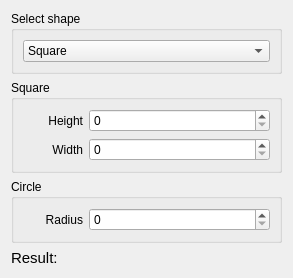
<?xml version="1.0" encoding="UTF-8"?>
<ui version="4.0">
 <class>Form</class>
 <widget class="QWidget" name="Form">
  <property name="geometry">
   <rect>
    <x>0</x>
    <y>0</y>
    <width>293</width>
    <height>251</height>
   </rect>
  </property>
  <property name="windowTitle">
   <string>Form</string>
  </property>
  <layout class="QVBoxLayout" name="verticalLayout_4">
   <item>
    <widget class="QGroupBox" name="groupBox">
     <property name="title">
      <string>Select shape </string>
     </property>
     <layout class="QVBoxLayout" name="verticalLayout">
      <item>
       <widget class="QComboBox" name="cb_select_shape">
        <item>
         <property name="text">
          <string>Square</string>
         </property>
        </item>
        <item>
         <property name="text">
          <string>Circle</string>
         </property>
        </item>
       </widget>
      </item>
     </layout>
    </widget>
   </item>
   <item>
    <widget class="QGroupBox" name="gb_square">
     <property name="title">
      <string>Square</string>
     </property>
     <layout class="QVBoxLayout" name="verticalLayout_2">
      <item>
       <layout class="QHBoxLayout" name="horizontalLayout" stretch="0,1">
        <item>
         <widget class="QLabel" name="label">
          <property name="minimumSize">
           <size>
            <width>60</width>
            <height>0</height>
           </size>
          </property>
          <property name="text">
           <string>Height</string>
          </property>
          <property name="alignment">
           <set>Qt::AlignRight|Qt::AlignTrailing|Qt::AlignVCenter</set>
          </property>
         </widget>
        </item>
        <item>
         <widget class="QSpinBox" name="sb_height">
          <property name="maximum">
           <number>999999999</number>
          </property>
         </widget>
        </item>
       </layout>
      </item>
      <item>
       <layout class="QHBoxLayout" name="horizontalLayout_2" stretch="0,1">
        <item>
         <widget class="QLabel" name="label_2">
          <property name="minimumSize">
           <size>
            <width>60</width>
            <height>0</height>
           </size>
          </property>
          <property name="text">
           <string>Width</string>
          </property>
          <property name="alignment">
           <set>Qt::AlignRight|Qt::AlignTrailing|Qt::AlignVCenter</set>
          </property>
         </widget>
        </item>
        <item>
         <widget class="QSpinBox" name="sb_width">
          <property name="maximum">
           <number>999999999</number>
          </property>
         </widget>
        </item>
       </layout>
      </item>
     </layout>
    </widget>
   </item>
   <item>
    <widget class="QGroupBox" name="gb_circle">
     <property name="title">
      <string>Circle</string>
     </property>
     <layout class="QVBoxLayout" name="verticalLayout_3">
      <item>
       <layout class="QHBoxLayout" name="horizontalLayout_3" stretch="0,1">
        <item>
         <widget class="QLabel" name="label_3">
          <property name="minimumSize">
           <size>
            <width>60</width>
            <height>0</height>
           </size>
          </property>
          <property name="text">
           <string>Radius</string>
          </property>
          <property name="alignment">
           <set>Qt::AlignRight|Qt::AlignTrailing|Qt::AlignVCenter</set>
          </property>
         </widget>
        </item>
        <item>
         <widget class="QSpinBox" name="sb_radius">
          <property name="maximum">
           <number>999999999</number>
          </property>
         </widget>
        </item>
       </layout>
      </item>
     </layout>
    </widget>
   </item>
   <item>
    <widget class="QLabel" name="lb_result">
     <property name="font">
      <font>
       <pointsize>11</pointsize>
       <weight>50</weight>
       <bold>false</bold>
      </font>
     </property>
     <property name="text">
      <string>Result:</string>
     </property>
    </widget>
   </item>
   <item>
    <spacer name="verticalSpacer_2">
     <property name="orientation">
      <enum>Qt::Vertical</enum>
     </property>
     <property name="sizeHint" stdset="0">
      <size>
       <width>20</width>
       <height>40</height>
      </size>
     </property>
    </spacer>
   </item>
  </layout>
 </widget>
 <resources/>
 <connections/>
</ui>
